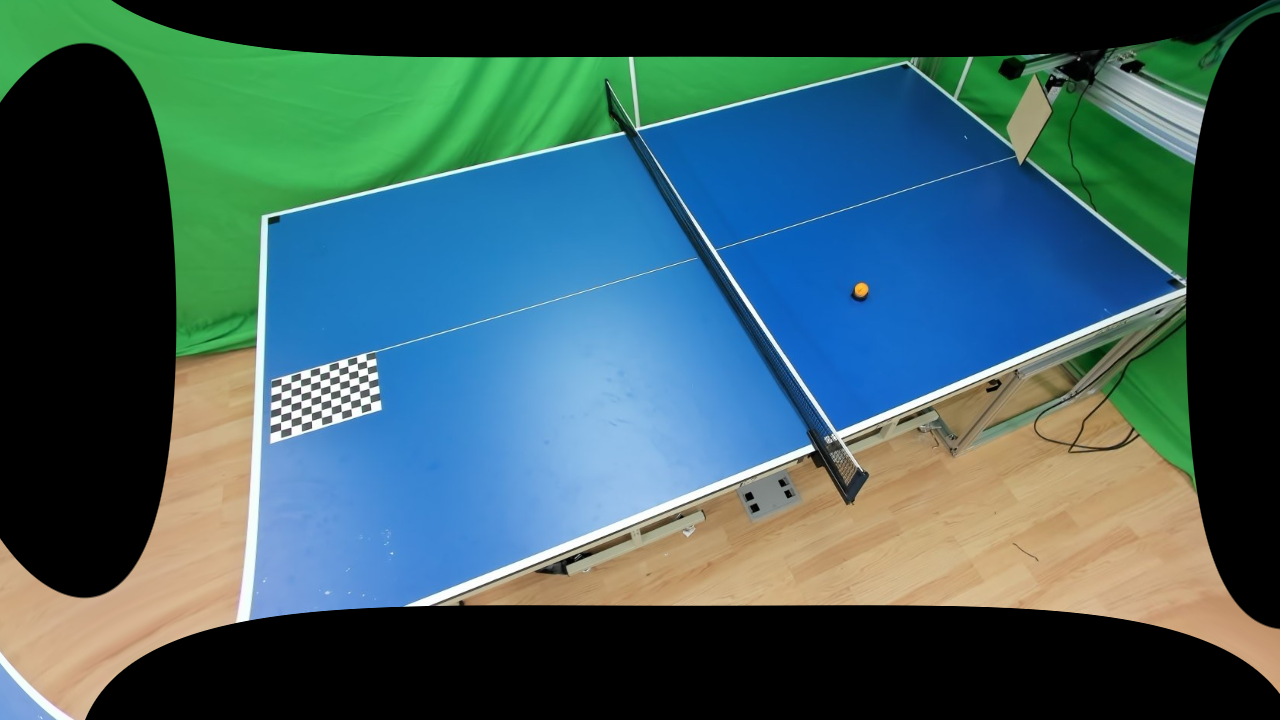
#> input picture calibRemap0.png, 1280 x 720 px, given in place of cam2_720p.jpg, which was not available
$ jupyter execute 'Color Detecting.ipynb'
#> lines starting #> are read from the running program, lines starting #| are printed output that depends on the picture; after the words box and inside, x2 and y2 are one past the last pixel; in counts of white or black regions, pixels touching at a corner belong together; pictures that were not available may be replaced by others from this repository, and a replacement may not be noted
[cell 1]
import cv2 as cv
import numpy as np

[cell 2]
hsv = 0
lower_blue1 = 0
upper_blue1 = 0
lower_blue2 = 0
upper_blue2 = 0
lower_blue3 = 0
upper_blue3 = 0
bins = np.arange(256).reshape(256,1)

[cell 3]
def nothing(x):
    pass

# [83 lines left out: functions mouse_callback, draw_histogram, not called in this run]

[cell 4]
cv.namedWindow('img_color')
cv.setMouseCallback('img_color', mouse_callback)

cv.namedWindow('img_result')
cv.createTrackbar('threshold','img_result')
#> slider 'threshold' is set to 85
cv.setTrackbarPos('threshold', 'img_result', 30)

#cap0 = cv.VideoCapture(0)

[cell 5]
while(True):
    img_color = cv.imread('cam2_720p.jpg')
#> img_color is the input picture: shape (720, 1280, 3); mean B, G, R 96.5, 93.1, 60.7
    #ret,img_color = cap.read()
    height, width = img_color.shape[:2]
#> height = 720; width = 1280
    img_color = cv.resize(img_color, (width, height), interpolation=cv.INTER_AREA)

    # 원본 영상을 HSV 영상으로 변환합니다.
    img_hsv = cv.cvtColor(img_color, cv.COLOR_BGR2HSV)
#> img_hsv: shape (720, 1280, 3); mean H, S, V 48.5, 102.2, 119.5

    # 범위 값으로 HSV 이미지에서 마스크를 생성합니다.
    img_mask1 = cv.inRange(img_hsv, lower_blue1, upper_blue1)
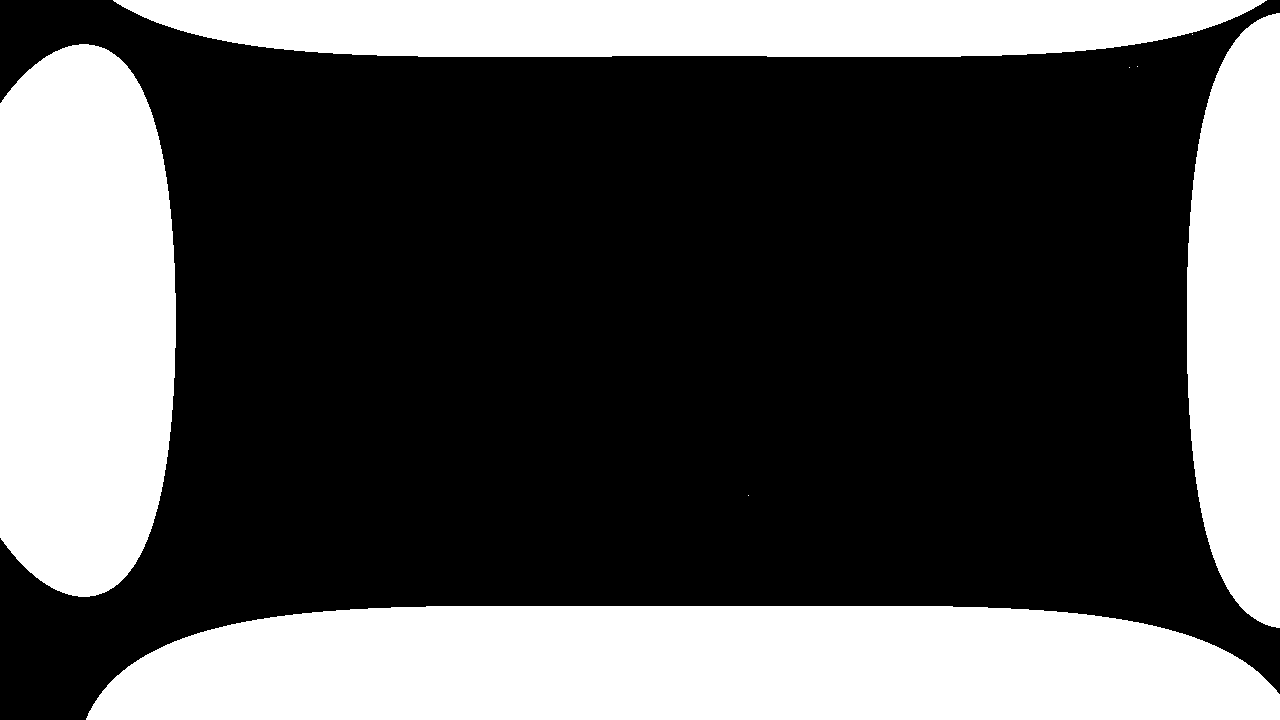
#> img_mask1: shape (720, 1280); 33.6% white; 8 white regions (4 under 20 px), largest, box (x1, y1, x2, y2) and area: (86, 606, 1280, 720) 120715, (0, 44, 176, 597) 85019, (113, 0, 1267, 57) 56294, (1187, 13, 1280, 628) 47253
    img_mask2 = cv.inRange(img_hsv, lower_blue2, upper_blue2)
    img_mask3 = cv.inRange(img_hsv, lower_blue3, upper_blue3)
    img_mask = img_mask1 | img_mask2 | img_mask3

    kernel = np.ones((11,11), np.uint8)
    img_mask = cv.morphologyEx(img_mask, cv.MORPH_OPEN, kernel)
#> img_mask: shape (720, 1280); 33.6% white; 4 white regions, box (x1, y1, x2, y2) and area: (88, 606, 1280, 720) 120709, (0, 45, 176, 597) 85009, (121, 0, 1259, 57) 56244, (1187, 14, 1280, 627) 47245
    img_mask = cv.morphologyEx(img_mask, cv.MORPH_CLOSE, kernel)
#> img_mask: shape (720, 1280); 33.6% white; 3 white regions, box (x1, y1, x2, y2) and area: (88, 606, 1280, 720) 120727, (121, 0, 1280, 627) 103680, (0, 45, 176, 597) 85050

    # 마스크 이미지로 원본 이미지에서 범위값에 해당되는 영상 부분을 획득합니다.
    img_result = cv.bitwise_and(img_color, img_color, mask=img_mask)


    numOfLabels, img_label, stats, centroids = cv.connectedComponentsWithStats(img_mask)
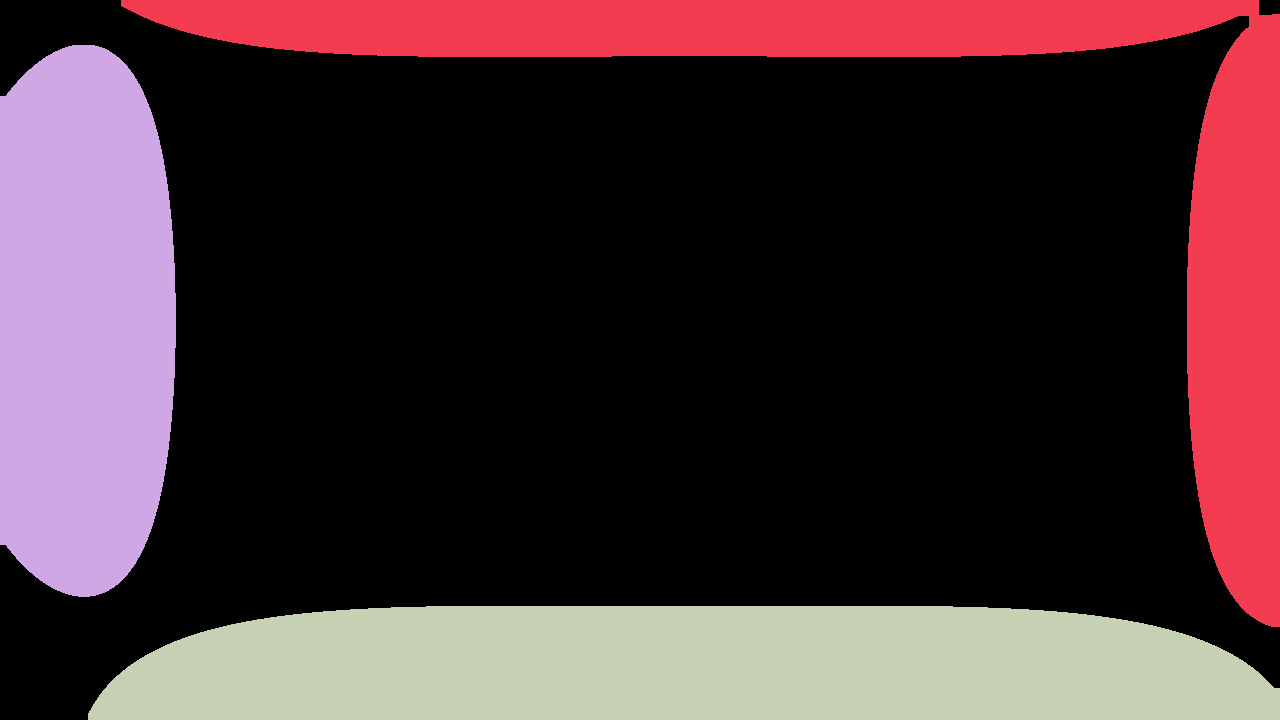
#> img_label: shape (720, 1280) int32; 4 distinct labels, from 0 to 3; one colour per label, 0 black
#> numOfLabels = 4; stats = [[0, 0, 1280, 720, 612143], [121, 0, 1159, 627, 103680], [0, 45, 176, 552, 85050], [88, 606, 1192, 114, 120727]]; centroids = [[656.2, 338.2], [940.7, 159.8], [82.83, 320.1], [688.5, 666.6]]

    for idx, centroid in enumerate(centroids):
        if stats[idx][0] == 0 and stats[idx][1] == 0:
            continue

        if np.any(np.isnan(centroid)):
            continue

        x,y,width,height,area = stats[idx]
        centerX,centerY = int(centroid[0]), int(centroid[1])
        print(centerX, centerY)

        if area > 50:
            cv.circle(img_color, (centerX, centerY), 10, (0,0,255), 10)
            cv.rectangle(img_color, (x,y), (x+width,y+height), (0,0,255))
#> this loop made 4 passes
#> (centroid, x, y, width, height, area, centerX, centerY) on passes 2 to 4: ([940.7, 159.8], 121, 0, 1159, 627, 103680, 940, 159), ([82.83, 320.1], 0, 45, 176, 552, 85050, 82, 320), ([688.5, 666.6], 88, 606, 1192, 114, 120727, 688, 666)
#| 940 159
#| 82 320
#| 688 666
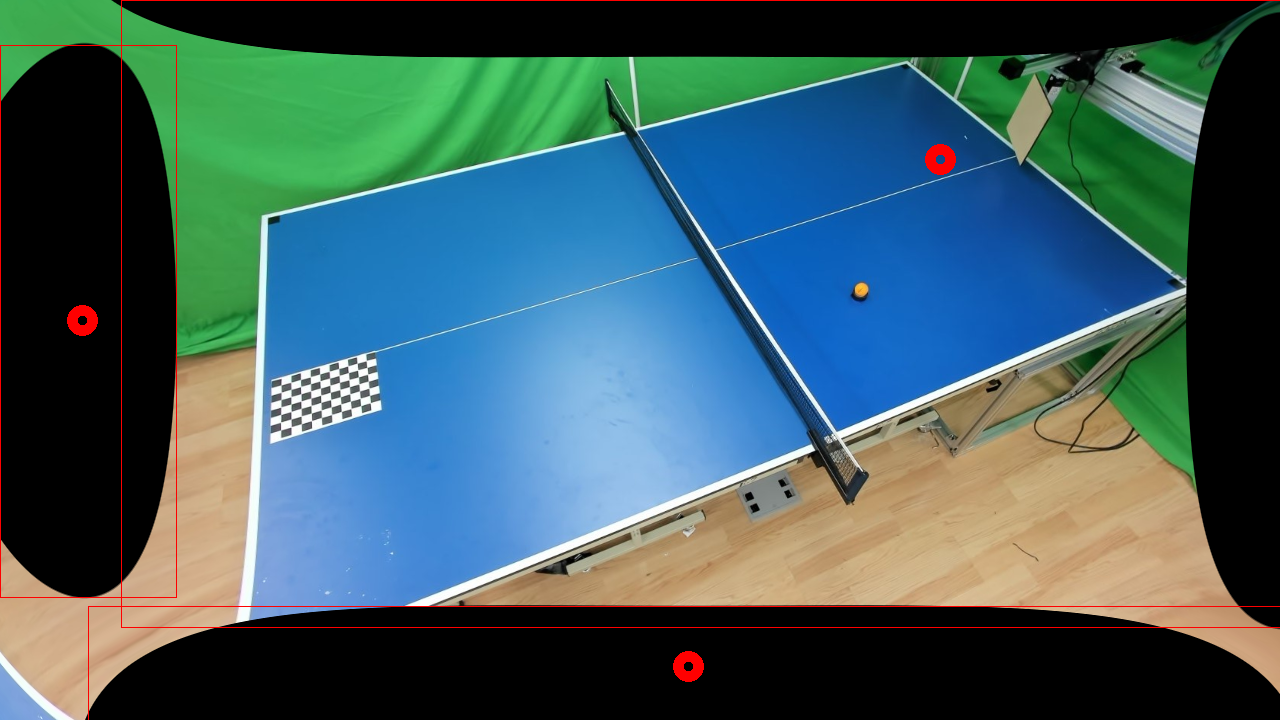
#> img_color: shape (720, 1280, 3); 0.84% of pixels changed, all inside (x1, y1, x2, y2) = (0, 0, 1280, 720)

    cv.imshow('img_color', img_color)
    cv.imshow('img_mask', img_mask)
    cv.imshow('img_result', img_result)


    # ESC 키누르면 종료
    if cv.waitKey(1) & 0xFF == 27:
#> (key Esc is pressed here)
        break


cv.destroyAllWindows()

$ run again, on calibRemap2.png
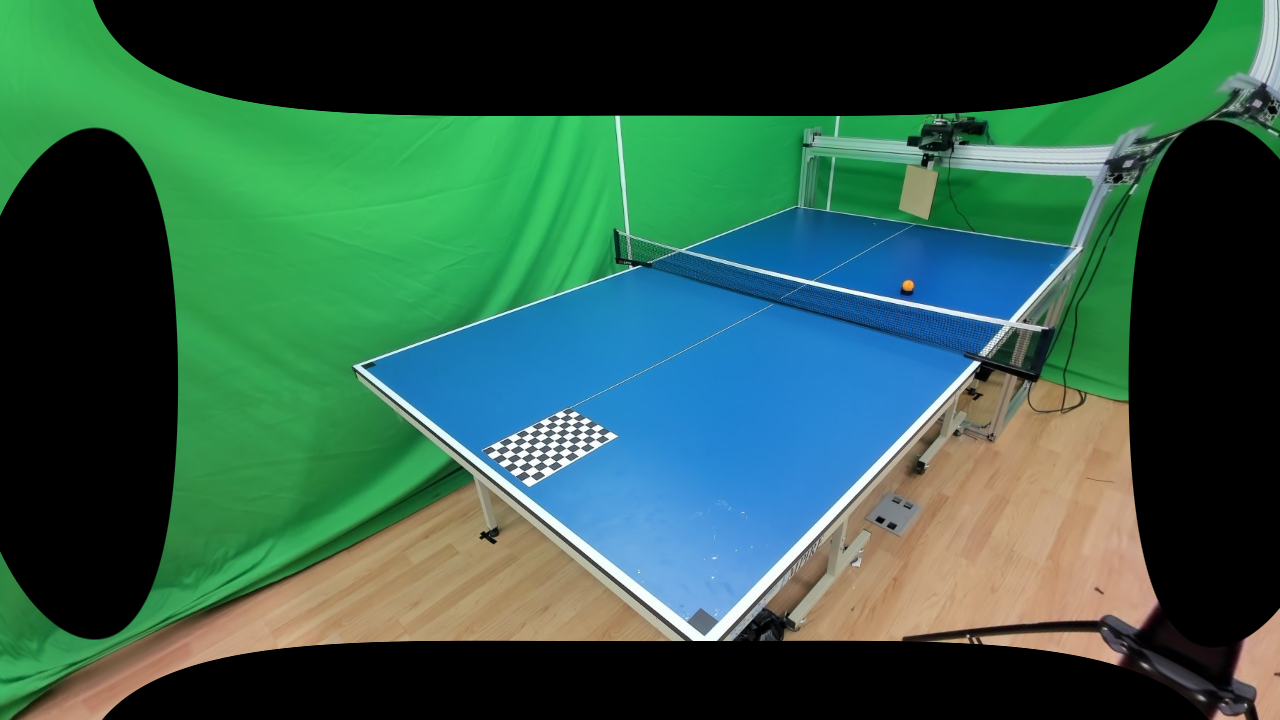
#> input picture calibRemap2.png, 1280 x 720 px, given in place of cam2_720p.jpg, which was not available
#> img_color is the input picture: shape (720, 1280, 3); mean B, G, R 74.3, 91.4, 49.8
#> img_hsv: shape (720, 1280, 3); mean H, S, V 42.6, 99.4, 105.9
#> img_mask1: shape (720, 1280); 36.6% white; 23 white regions (19 under 20 px), largest, box (x1, y1, x2, y2) and area: (94, 0, 1217, 116) 114233, (0, 129, 178, 639) 77647, (103, 641, 1208, 720) 75417, (1129, 121, 1280, 647) 69861
#> `numOfLabels, img_label, stats, centroids = cv.connectedComponentsWithS..`:
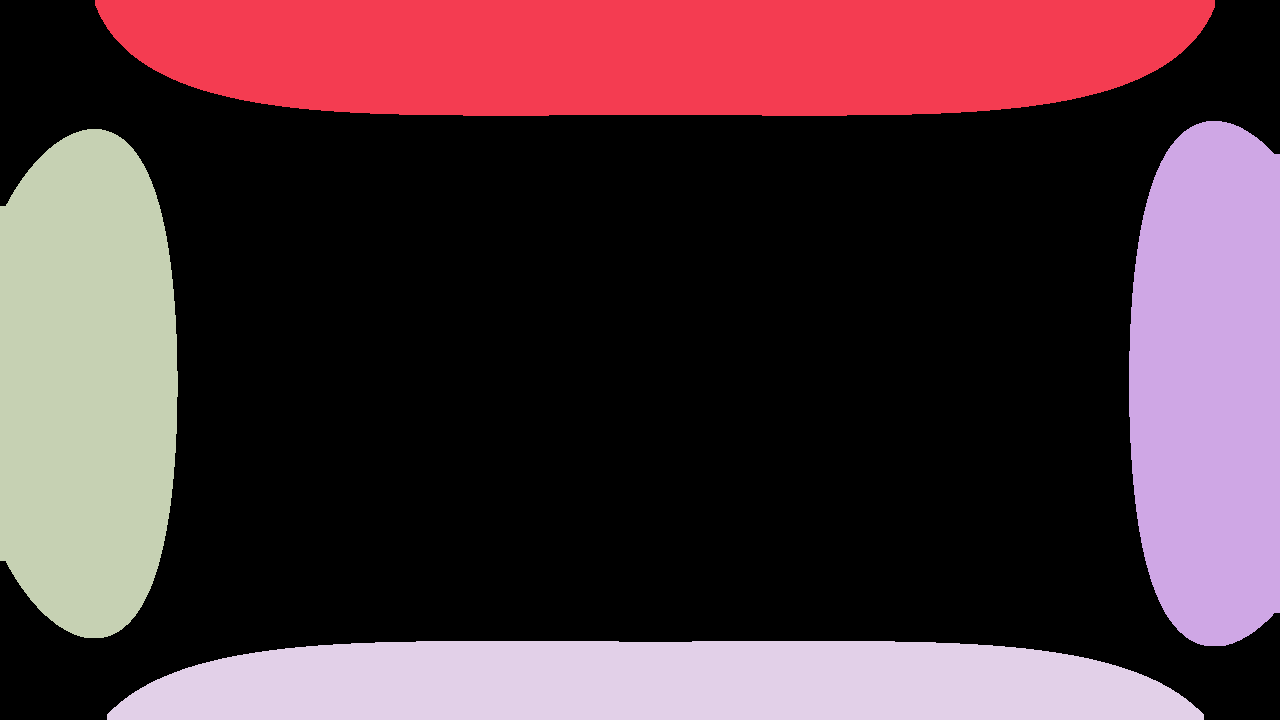
#> img_label: shape (720, 1280) int32; 5 distinct labels, from 0 to 4; one colour per label, 0 black
#> numOfLabels = 5; stats = [[0, 0, 1280, 720, 584395], [95, 0, 1120, 116, 114222], [1129, 121, 151, 525, 69885], [0, 129, 178, 509, 77702], [107, 641, 1097, 79, 75396]]; centroids = [[640, 371.7], [654.9, 53.02], [1209, 383.2], [85.92, 383.2], [654.9, 683.1]]
#> the loop `for idx, centroid in enumerate(centroids):` made 5 passes
#> (centroid, x, y, width, height, area, centerX, centerY) on passes 2 to 5: ([654.9, 53.02], 95, 0, 1120, 116, 114222, 654, 53), ([1209, 383.2], 1129, 121, 151, 525, 69885, 1209, 383), ([85.92, 383.2], 0, 129, 178, 509, 77702, 85, 383), ([654.9, 683.1], 107, 641, 1097, 79, 75396, 654, 683)
#> (printed output is left out)
#> after the loop `for idx, centroid in enumerate(centroids):`:
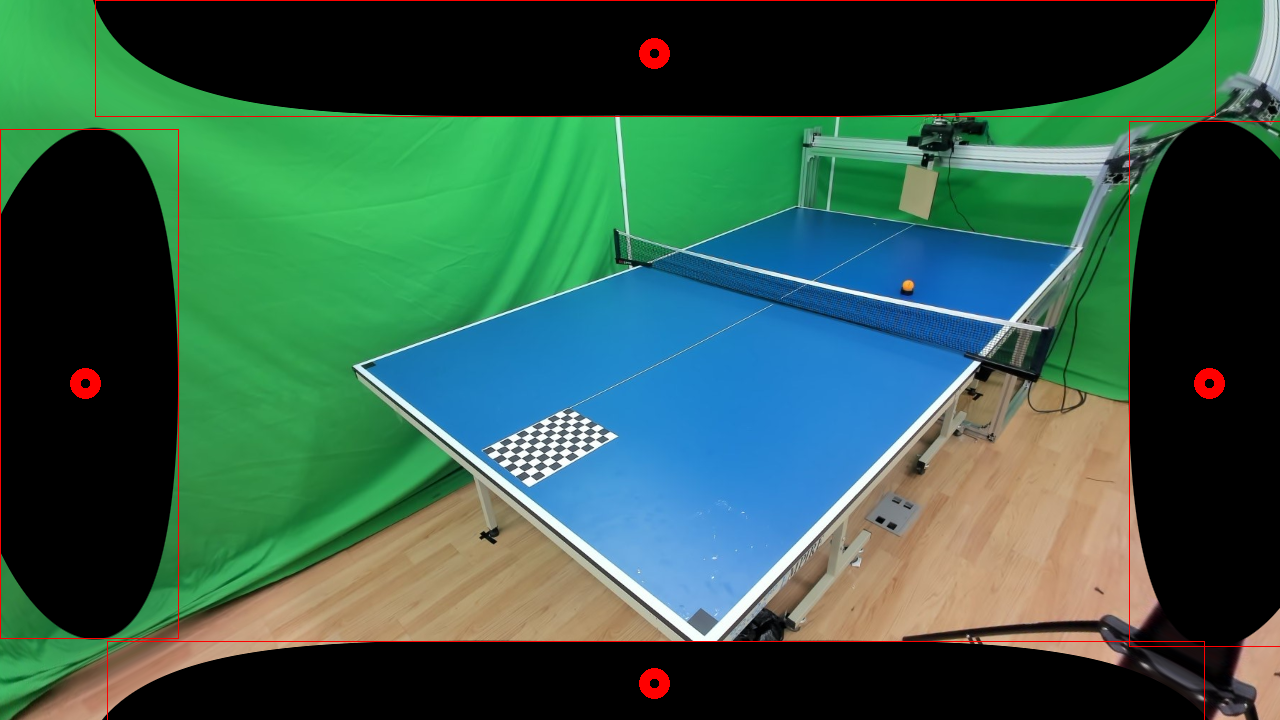
#> img_color: shape (720, 1280, 3); 0.94% of pixels changed, all inside (x1, y1, x2, y2) = (0, 0, 1280, 720)
